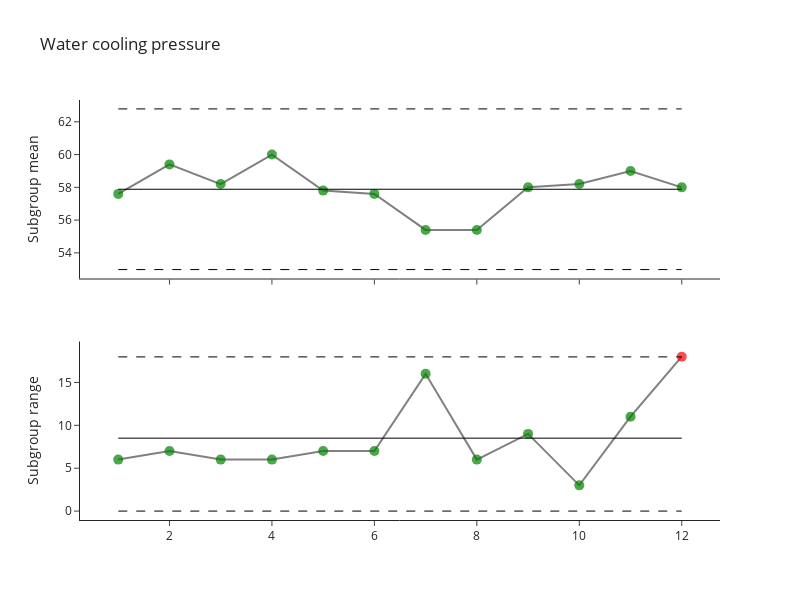

Notebook code cell kept with this figure:
### Markdown cell above
## The chart can be plotted with the data used to calculate the limits

### Code cell
chart.plot()

### Figure 1 — Plotly figure (JSON) as saved in the notebook; plotly's stock layout.template omitted (floating-point values rounded to 4 significant figures)
{"data": [{"customdata": [["2021-12-01", "Subgroup mean: 57.6"], ["2021-12-02", "Subgroup mean: 59.4"], ["2021-12-03", "Subgroup mean: 58.2"], ["2021-12-04", "Subgroup mean: 60.0"], ["2021-12-07", "Subgroup mean: 57.8"], ["2021-12-08", "Subgroup mean: 57.6"], ["2021-12-09", "Subgroup mean: 55.4"], ["2021-12-10", "Subgroup mean: 55.4"], ["2021-12-11", "Subgroup mean: 58.0"], ["2021-12-14", "Subgroup mean: 58.2"], ["2021-12-15", "Subgroup mean: 59.0"], ["2021-12-16", "Subgroup mean: 58.0"]], "hovertemplate": "<b>%{customdata[0]}</b><br>%{customdata[1]}", "line": {"color": "gray"}, "marker": {"color": ["green", "green", "green", "green", "green", "green", "green", "green", "green", "green", "green", "green"], "opacity": 0.7, "size": 10}, "mode": "markers+lines", "name": "", "showlegend": false, "type": "scatter", "x": [1, 2, 3, 4, 5, 6, 7, 8, 9, 10, 11, 12], "xaxis": "x", "y": [57.6, 59.4, 58.2, 60, 57.8, 57.6, 55.4, 55.4, 58, 58.2, 59, 58], "yaxis": "y"}, {"customdata": [52.98, 52.98], "hovertemplate": "<b>%{customdata}", "line": {"color": "black", "dash": "dash", "width": 1}, "mode": "lines", "name": "", "type": "scatter", "x": [1, 12], "xaxis": "x", "y": [52.98, 52.98], "yaxis": "y"}, {"customdata": [62.79, 62.79], "hovertemplate": "<b>%{customdata}", "line": {"color": "black", "dash": "dash", "width": 1}, "mode": "lines", "name": "", "type": "scatter", "x": [1, 12], "xaxis": "x", "y": [62.79, 62.79], "yaxis": "y"}, {"customdata": [57.88, 57.88], "hovertemplate": "<b>%{customdata}", "line": {"color": "black", "width": 1}, "mode": "lines", "name": "", "type": "scatter", "x": [1, 12], "xaxis": "x", "y": [57.88, 57.88], "yaxis": "y"}, {"customdata": [["2021-12-01", "Subgroup range: 6"], ["2021-12-02", "Subgroup range: 7"], ["2021-12-03", "Subgroup range: 6"], ["2021-12-04", "Subgroup range: 6"], ["2021-12-07", "Subgroup range: 7"], ["2021-12-08", "Subgroup range: 7"], ["2021-12-09", "Subgroup range: 16"], ["2021-12-10", "Subgroup range: 6"], ["2021-12-11", "Subgroup range: 9"], ["2021-12-14", "Subgroup range: 3"], ["2021-12-15", "Subgroup range: 11"], ["2021-12-16", "Subgroup range: 18"]], "hovertemplate": "<b>%{customdata[0]}</b><br>%{customdata[1]}", "line": {"color": "gray"}, "marker": {"color": ["green", "green", "green", "green", "green", "green", "green", "green", "green", "green", "green", "red"], "opacity": 0.7, "size": 10}, "mode": "markers+lines", "name": "", "showlegend": false, "type": "scatter", "x": [1, 2, 3, 4, 5, 6, 7, 8, 9, 10, 11, 12], "xaxis": "x2", "y": [6, 7, 6, 6, 7, 7, 16, 6, 9, 3, 11, 18], "yaxis": "y2"}, {"customdata": [17.97, 17.97], "hovertemplate": "<b>%{customdata}", "line": {"color": "black", "dash": "dash", "width": 1}, "mode": "lines", "name": "", "type": "scatter", "x": [1, 12], "xaxis": "x2", "y": [17.97, 17.97], "yaxis": "y2"}, {"customdata": [0, 0], "hovertemplate": "<b>%{customdata}", "line": {"color": "black", "dash": "dash", "width": 1}, "mode": "lines", "name": "", "type": "scatter", "x": [1, 12], "xaxis": "x2", "y": [0, 0], "yaxis": "y2"}, {"customdata": [8.5, 8.5], "hovertemplate": "<b>%{customdata}", "line": {"color": "black", "width": 1}, "mode": "lines", "name": "", "type": "scatter", "x": [1, 12], "xaxis": "x2", "y": [8.5, 8.5], "yaxis": "y2"}], "layout": {"height": 600, "showlegend": false, "title": {"text": "Water cooling pressure"}, "width": 800, "xaxis": {"anchor": "y", "domain": [0, 1], "matches": "x2", "showgrid": false, "showticklabels": false}, "xaxis2": {"anchor": "y2", "domain": [0, 1]}, "yaxis": {"anchor": "x", "domain": [0.575, 1], "showgrid": false, "title": {"text": "Subgroup mean"}}, "yaxis2": {"anchor": "x2", "domain": [0, 0.425], "showgrid": false, "title": {"text": "Subgroup range"}}}}
